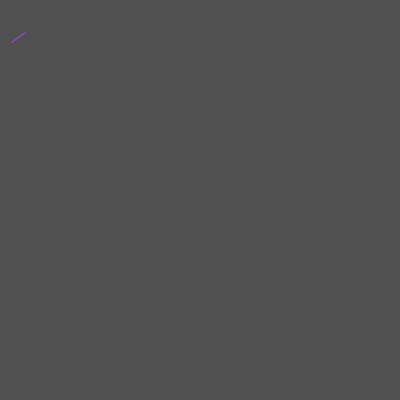
Frame 1 (no input)
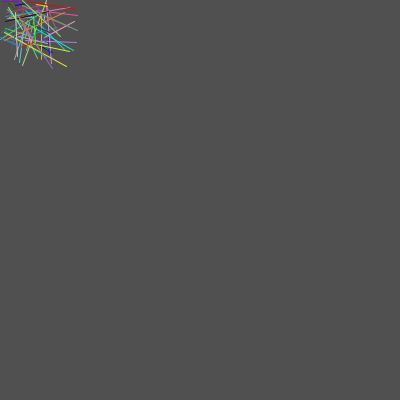
Frame 60 (the mouse pressed at the canvas centre just before this capture)
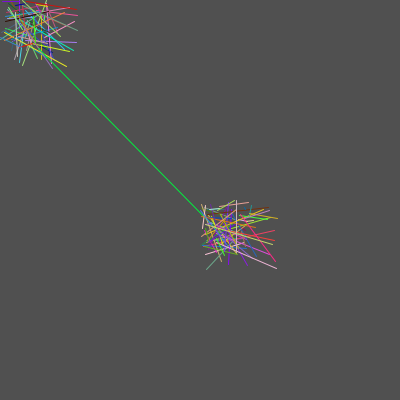
Frame 120 (the mouse held since frame 60 and released just before this capture)

The Processing sketch that drew these frames (run headless with seeded random() and noise(); from frame 60 on, the mouse is pressed at the canvas centre):

// Processing sketch: processing_110684
// ── processing_110684.pde

void setup(){
  // Sets up the background and canvas size
  background(80);
  size(400, 400);
}

void draw(){
  // Sets the stroke colour
  stroke(random(255),random(255),random(255));
  // Draws the pen tip
  line((pmouseX + random(50)), (pmouseY + random(50)), (mouseX + random(80)), (mouseY + random(70)));
}
